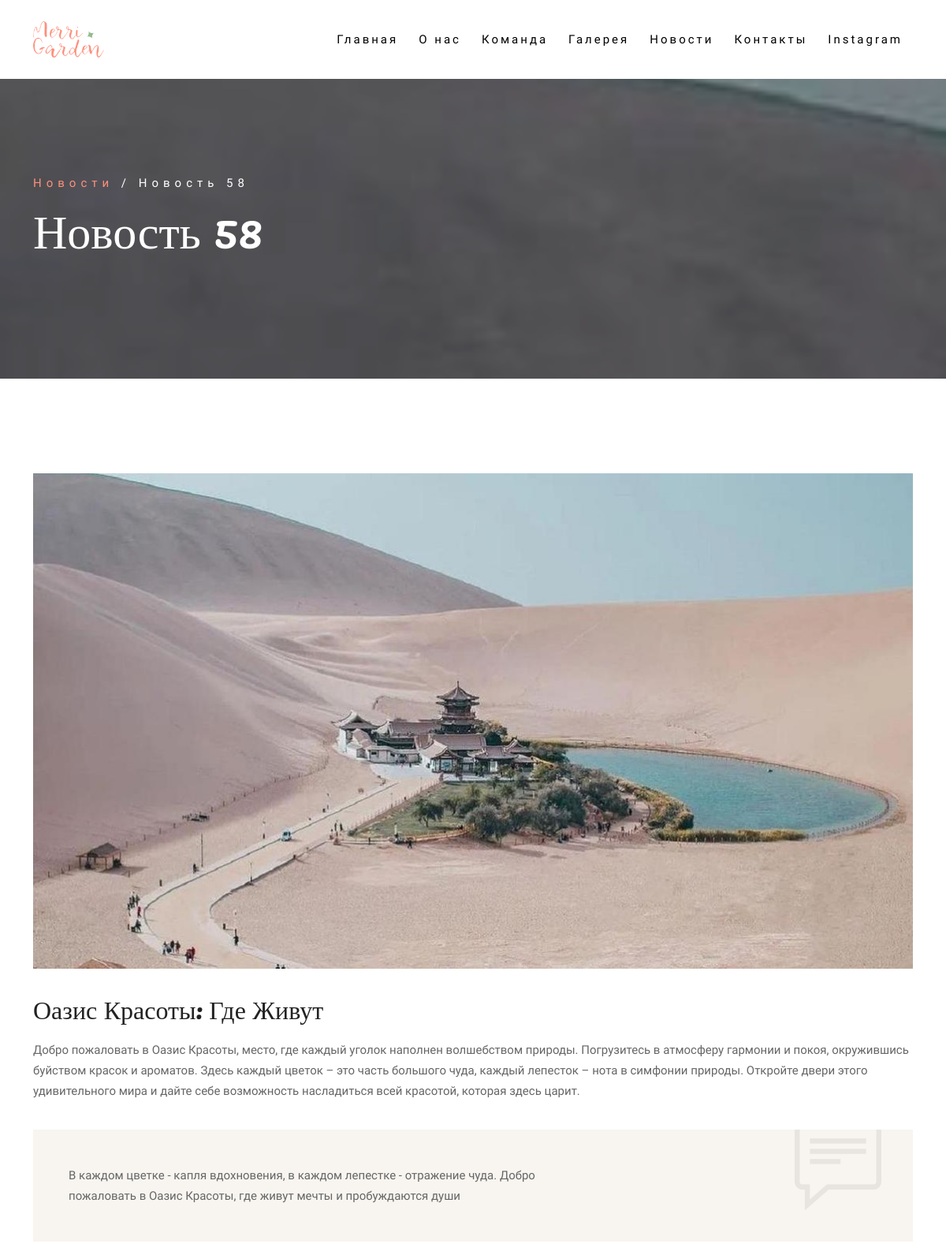
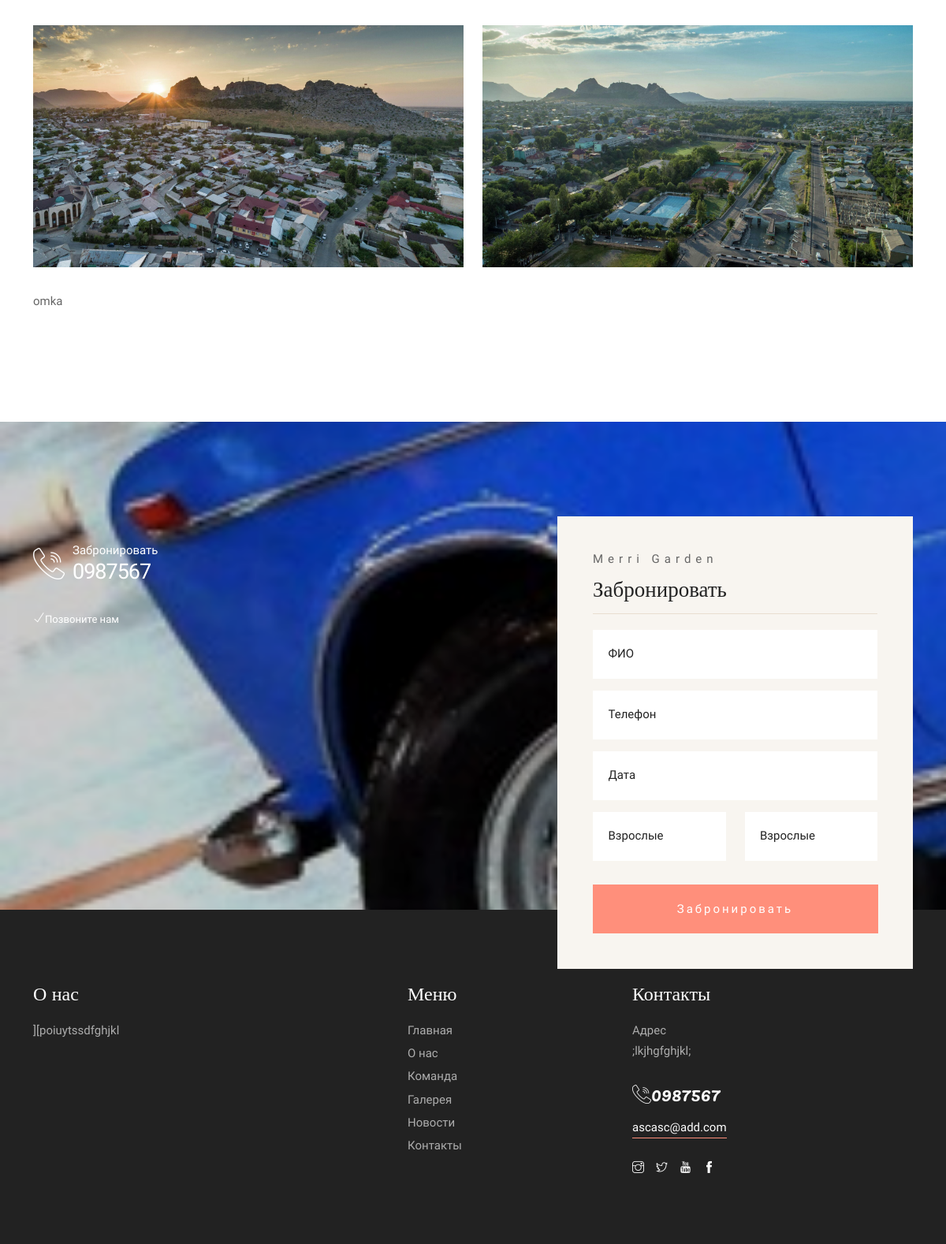
Page /post/ on the committed database (2 pictures, top to bottom).
### apps/base/models.py (models this page shows, shortened)
class Banner(models.Model):
    id =  models.IntegerField(primary_key= True, blank= True, null= False, verbose_name= 'ID')
    banner_title = models.CharField(max_length=25, verbose_name='Название Баннера')
    banner_text = models.TextField(verbose_name='Текст Баннера')
    price = models.IntegerField(verbose_name='Цена')
    background = models.ImageField(upload_to='Баннер', verbose_name='Фон')
    main_image = models.ImageField(upload_to='Главное Фото', verbose_name='Главное Фото')
    quote = models.TextField(verbose_name="Цитаты")
    image_1 = models.ImageField(upload_to='Фото_1', verbose_name='Фото 1')
    image_2 = models.ImageField(upload_to='Фото_2', verbose_name='Фото 2')
    mini_description = models.TextField(verbose_name='Мини-Описание')
    class Meta:
        verbose_name = 'Баннера'
        verbose_name_plural = 'Баннеры'

class Admin(models.Model):
    title = models.CharField(max_length=50, verbose_name='Название')
    phone = models.CharField(max_length=30, verbose_name='Телефонный номер')
    email = models.EmailField(verbose_name='Email')
    location = models.CharField(max_length=255, verbose_name='Локация')
    instagram = models.URLField(verbose_name='Instagram')
    twitter = models.URLField(verbose_name='Twitter')
    youtube = models.URLField(verbose_name='YouTube')
    facebook = models.URLField(verbose_name='Facebook')
    class Meta:
        verbose_name = 'Админ'
        verbose_name_plural = 'Админ'

class Footer(models.Model):
    id =  models.IntegerField(primary_key= True, blank= True, null= False, verbose_name= 'ID')
    image = models.ImageField(upload_to='Нижняя', verbose_name='Фото')
    mini_description = models.TextField(verbose_name='Описание')
    class Meta:
        verbose_name = 'Нижняя Информация'
        verbose_name_plural = 'Нижняя Информации'

### apps/base/views.py (the view, shortened to what this page needs)
# urls.py: path('post/', post, name='post_url'),
def post(request):
    admin = Admin.objects.latest('id')
    footer = Footer.objects.latest('id')
    banner_all = Banner.objects.all()
    return render(request, 'post.html', locals())

### templates/post.html
{% extends 'include/homepage.html' %}
{% load static %}
{% block content %}
{% include 'include/header.html' %}
    {% for banner in banner_all %}
    <div class="banner-header section-padding valign bg-img bg-fixed" data-overlay-dark="4" data-background="{{banner.background.url}}">
        <div class="container">
            <div class="row">
                <div class="col-md-12 text-left caption mt-90">
                    <h5><a href="{% url 'news_url' %}">Новости</a> / Новость {{banner.id}}</h5>
                    <h1>Новость {{banner.id}}</h1>
                </div>
            </div>
        </div>
    </div>
    <section class="section-padding">
        <div class="container">
            <div class="row">
                <div class="col-md-12">
                    <img src="{{banner.main_image.url}}" class="mb-30" alt="">
                    <h2>{{banner.banner_title}}</h2>
                    <p>{{banner.banner_text}}</p>
                    <blockquote>
                        <p>{{banner.quote|truncatewords:50}}</p>
                    </blockquote>
                    <div class="row">
                        <div class="col-md-6">
                            <img src="{{banner.image_1.url}}" class="mb-30" alt="">
                        </div>
                        <div class="col-md-6">
                            <img src="{{banner.image_2.url}}" class="mb-30" alt="">
                        </div>
                    </div>
                    <p>{{banner.mini_description}}</p>
                </div>
            </div>
            {% endfor %}
        </div>
    </section>
    {% include 'include/footer.html' %}
{% endblock %}

### templates/include/footer.html (shortened to what this page needs)
{% load static %}
<section class="testimonials">
    <div class="background bg-img bg-fixed section-padding pb-0" data-background="{{footer.image.url}}"
        data-overlay-dark="2">
        <div class="container">
            <div class="row">
                <div class="col-md-5 mb-30 mt-30">
                    <div class="reservations mb-30">
                        <div class="icon color-1"><span class="flaticon-call"></span></div>
                        <div class="text">
                            <p class="color-1">Забронировать</p> <a class="color-1" href="tel:{{admin.phone}}">{{admin.phone}}</a>
                        </div>
                    </div>
                    <p><i class="ti-check"></i><small>Позвоните нам</small></p>
                </div>
                <div class="col-md-5 offset-md-2">
                    <div class="booking-box">
                        <div class="head-box">
                            <h6>{{admin.title}}</h6>
                            <h4>Забронировать</h4>
                        </div>
                        <div class="booking-inner clearfix">
                            <form method="POST" class="form1 clearfix">
                                <div class="row">
                                    <div class="col-md-12">
                                        <div class="input1_wrapper">
                                            <div class="input1_inner">
                                                <input type="text" name="fullname" class="form-control baseinput"
                                                    placeholder="ФИО">
                                            </div>
                                        </div>
                                    </div>
                                    <div class="col-md-12">
                                        <div class="input1_wrapper">
                                            <div class="input1_inner">
                                                <input type="text" name="phone" class="form-control baseinput"
                                                    placeholder="Телефон">
                                            </div>
                                        </div>
                                    </div>
                                    <div class="col-md-12">
                                        <div class="input1_wrapper">
                                            <div class="input1_inner">
                                                <input type="text" name="date" class="form-control input datepicker"
                                                    placeholder="Дата">
                                            </div>
                                        </div>
                                    </div>
                                    <div class="col-md-6">
                                        <div class="input1_inner">
                                                <input type="text" name="adults_quantity" class="form-control baseinput"
                                                        placeholder="Взрослые">
                                        </div>
                                    </div>
                                    <div class="col-md-6">
                                        <div class="input1_inner">
                                                <input type="text" name="childs_quantity" class="form-control baseinput"
                                                        placeholder="Взрослые">
                                        </div>
                                    </div>
                                    <div class="col-md-12">
                                        <button name="footer_submit" type="submit" class="btn-form1-submit mt-15">Забронировать</button>
                                    </div>
                                </div>
                            </form>
                        </div>
                    </div>
                </div>
            </div>
        </div>
    </div>
</section>
<footer class="footer">
    <div class="footer-top">
        <div class="container">
            <div class="row">
                <div class="col-md-4">
                    <div class="footer-column footer-about">
                        <h3 class="footer-title">О нас</h3>
                        <p class="footer-about-text">{{footer.mini_description}}</p>
                    </div>
                </div>
                <div class="col-md-3 offset-md-1">
                    <div class="footer-column footer-explore clearfix">
                        <h3 class="footer-title">Меню</h3>
                        <ul class="footer-explore-list list-unstyled">
                            <li><a href="{% url 'index_url' %}">Главная</a></li>
                            <li><a href="{% url 'about_us_url' %}">О нас</a></li>
                            <li><a href="{% url 'team_url' %}">Команда</a></li>
                            <li><a href="{% url 'gallery_url' %}">Галерея</a></li>
                            <li><a href="{% url 'news_url' %}">Новости</a></li>
                            <li><a href="{% url 'contact_url' %}">Контакты</a></li>
                        </ul>
                    </div>
                </div>
                <div class="col-md-4">
                    <div class="footer-column footer-contact">
                        <h3 class="footer-title">Контакты</h3>
                        <p class="footer-contact-text">Адрес<br>{{admin.location}}
                        </p>
                        <div class="footer-contact-info">
                            <p class="footer-contact-phone"><span class="flaticon-call"></span>{{admin.phone}}</p>
                            <p class="footer-contact-mail"><a href="mailto:{{admin.email}}">{{admin.email}}</a></p>
                        </div>
                        <div class="footer-about-social-list">
                            <a href="{{admin.instagram}}"><i class="ti-instagram"></i></a>
                            <a href="{{admin.twitter}}"><i class="ti-twitter"></i></a>
                            <a href="{{admin.youtube}}"><i class="ti-youtube"></i></a>
                            <a href="{{admin.facebook}}"><i class="ti-facebook"></i></a>
                        </div>
                    </div>
                </div>
            </div>
        </div>
    </div>
</footer>

### rows in the picture
Banner: id "58", main_image (picture), banner_title "Оазис Красоты: Где Живут", banner_text "Добро пожаловать в Оазис Красоты, место, где каждый уголок наполнен волшебством природы. Погрузитесь в атмосферу гармонии и покоя, окружившись буйством красок и ароматов. Здесь каждый цветок – это часть большого чуда, каждый лепесток – нота в симфонии природы. Откройте двери этого удивительного мира и дайте себе возможность насладиться всей красотой, которая здесь царит.", quote "В каждом цветке - капля вдохновения, в каждом лепестке - отражение чуда. Добро пожаловать в Оазис Красоты, где живут мечты и пробуждаются души", image_1 (picture), image_2 (picture), mini_description "omka"
Admin: phone "0987567", title "Merri Garden", location ";lkjhgfghjkl;", email "ascasc@add.com"
Footer: mini_description "][poiuytssdfghjkl"
